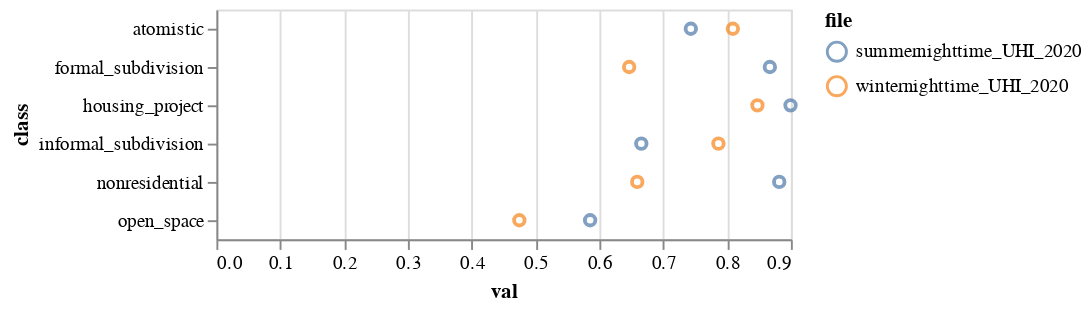

Notebook code cell kept with this figure:
### Code cell
alt.Chart(df2[df2.file.isin(['summernighttime_UHI_2020','winternighttime_UHI_2020'])]).mark_point().encode(
    alt.X('val'),
    alt.Y('class'),
    alt.Color('file')
)

### Figure 1 — Vega-Lite specification as saved in the notebook (floating-point values rounded to 4 significant figures)
{"config": {"view": {"continuousWidth": 300, "continuousHeight": 300}}, "data": {"name": "data-4e68d6c9a1a061c3268d564ba216c1bf"}, "mark": {"type": "point"}, "encoding": {"color": {"field": "file", "type": "nominal"}, "x": {"field": "val", "type": "quantitative"}, "y": {"field": "class", "type": "nominal"}}, "$schema": "https://vega.github.io/schema/vega-lite/v5.14.1.json", "datasets": {"data-4e68d6c9a1a061c3268d564ba216c1bf": [{"file": "summernighttime_UHI_2020", "class": "open_space", "val": 0.5855}, {"file": "summernighttime_UHI_2020", "class": "nonresidential", "val": 0.8817}, {"file": "summernighttime_UHI_2020", "class": "atomistic", "val": 0.7432}, {"file": "summernighttime_UHI_2020", "class": "informal_subdivision", "val": 0.6657}, {"file": "summernighttime_UHI_2020", "class": "formal_subdivision", "val": 0.867}, {"file": "summernighttime_UHI_2020", "class": "housing_project", "val": 0.8994}, {"file": "winternighttime_UHI_2020", "class": "open_space", "val": 0.4746}, {"file": "winternighttime_UHI_2020", "class": "nonresidential", "val": 0.6593}, {"file": "winternighttime_UHI_2020", "class": "atomistic", "val": 0.8091}, {"file": "winternighttime_UHI_2020", "class": "informal_subdivision", "val": 0.7865}, {"file": "winternighttime_UHI_2020", "class": "formal_subdivision", "val": 0.6466}, {"file": "winternighttime_UHI_2020", "class": "housing_project", "val": 0.8476}]}}
